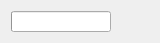
<?xml version="1.0" encoding="UTF-8"?>
<ui version="4.0">
 <class>NotificationWidgetClass</class>
 <widget class="QWidget" name="NotificationWidgetClass">
  <property name="geometry">
   <rect>
    <x>0</x>
    <y>0</y>
    <width>160</width>
    <height>43</height>
   </rect>
  </property>
  <property name="sizePolicy">
   <sizepolicy hsizetype="Minimum" vsizetype="Preferred">
    <horstretch>0</horstretch>
    <verstretch>0</verstretch>
   </sizepolicy>
  </property>
  <property name="windowTitle">
   <string>Notification Widget Frame</string>
  </property>
  <layout class="QHBoxLayout" name="horizontalLayout">
   <item>
    <widget class="QProgressBar" name="_progressBar">
     <property name="sizePolicy">
      <sizepolicy hsizetype="Expanding" vsizetype="Minimum">
       <horstretch>0</horstretch>
       <verstretch>0</verstretch>
      </sizepolicy>
     </property>
     <property name="minimumSize">
      <size>
       <width>0</width>
       <height>20</height>
      </size>
     </property>
     <property name="contextMenuPolicy">
      <enum>Qt::ContextMenuPolicy::NoContextMenu</enum>
     </property>
     <property name="autoFillBackground">
      <bool>true</bool>
     </property>
     <property name="value">
      <number>0</number>
     </property>
     <property name="textVisible">
      <bool>false</bool>
     </property>
     <property name="invertedAppearance">
      <bool>false</bool>
     </property>
    </widget>
   </item>
   <item>
    <widget class="QPushButton" name="_notificationBtn">
     <property name="enabled">
      <bool>false</bool>
     </property>
     <property name="toolTip">
      <string>You do not have new notifications</string>
     </property>
     <property name="styleSheet">
      <string notr="true">border: none;</string>
     </property>
     <property name="text">
      <string/>
     </property>
     <property name="iconSize">
      <size>
       <width>13</width>
       <height>13</height>
      </size>
     </property>
    </widget>
   </item>
  </layout>
 </widget>
 <resources/>
 <connections/>
</ui>
